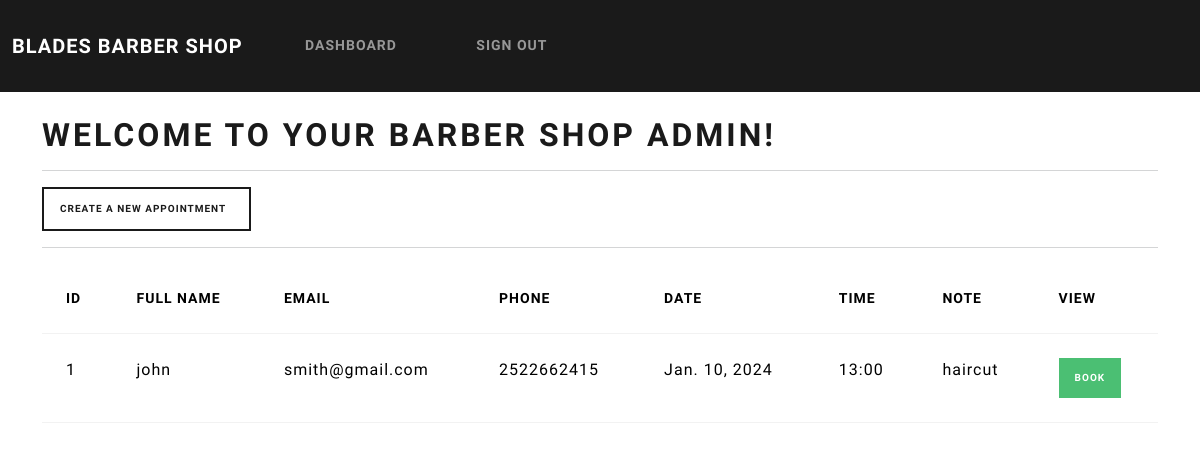
Page /dashboard (signed in) on the earlier database version.
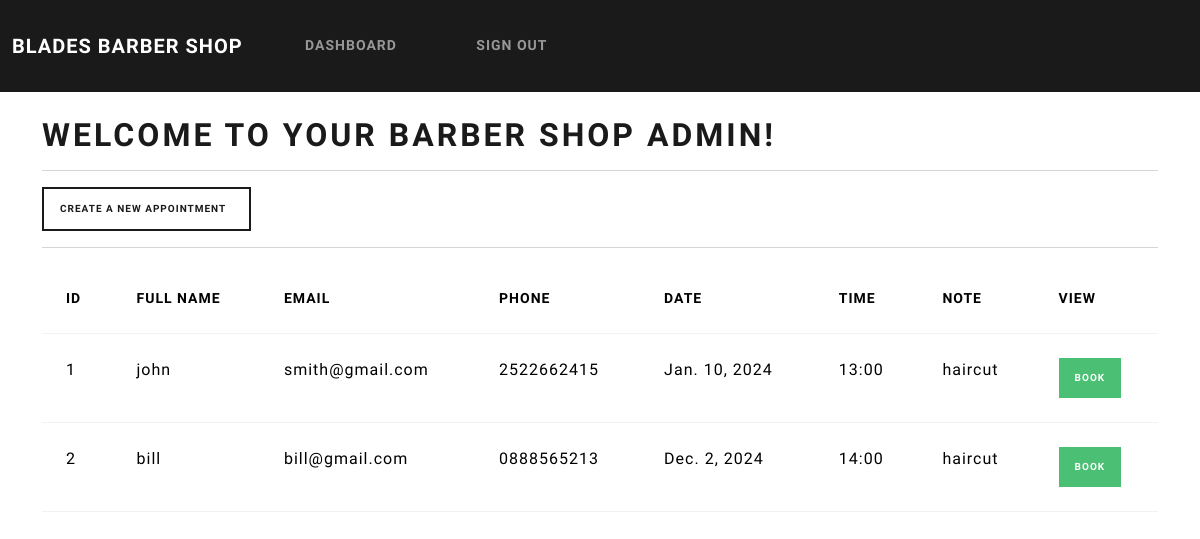
Same page on the later database version.
### app/models.py (models this page shows, shortened)
class Record(models.Model):
    fname = models.CharField(max_length=100)
    email = models.CharField(max_length=255)
    phone = models.CharField(max_length=20)
    date = models.DateField(blank=True,null=True)
    time = models.CharField(max_length=10,blank=True,null=True)
    note = models.CharField(max_length=100,blank=True,null=True)

### app/views.py (the view)
# urls.py: path('dashboard', views.dashboard, name="dashboard"),
@login_required(login_url='login')
def dashboard(request):
    my_records = Record.objects.all()
    context = {'records': my_records}
    return render(request, 'account/dashboard.html', context=context)

### templates/account/dashboard.html (shortened to what this page needs)
{% extends 'account/base.html' %}
{% block content %}
    <h1>Welcome to your Barber Shop {{user}}!</h1>
    <hr>
    <a class="btn btn-outline-primary btn-sm" href="{% url 'create-record' %}">
        Create a new appointment &nbsp;
    </a>
    <hr>
    <table class="table table-hover">
        <thead>
            <tr>
                <th scope="col"> ID </th>
                <th scope="col"> Full name </th>
                <th scope="col"> Email </th>
                <th scope="col"> Phone </th>
                <th scope="col"> Date </th>
                <th scope="col"> Time </th>
                <th scope="col"> Note </th>
                <th scope="col"> View </th>
            </tr>
        </thead>
        <tbody>
    {% if records %}
        {% for record in records %}
        <tr>
            <td> {{record.id}}</td>
            <td> {{record.fname}}</td>
            <td> {{record.email}}</td>
            <td> {{record.phone}}</td>
            <td> {{record.date}}</td>
            <td> {{record.time}}</td>
            <td> {{record.note}}</td>
            <td> <a class="btn btn-success btn-sm" href="{% url 'record' record.id %}">BOOK  </a> </td>
        </tr>
        {% endfor %}
        {% endif %}
        </tbody>
        </table>
{% endblock %}

Differences in the rows shown:
added Record: id "2", fname "bill", email "bill@gmail.com", phone "0888565213", date "Dec. 2, 2024", time "14:00", note "haircut"
